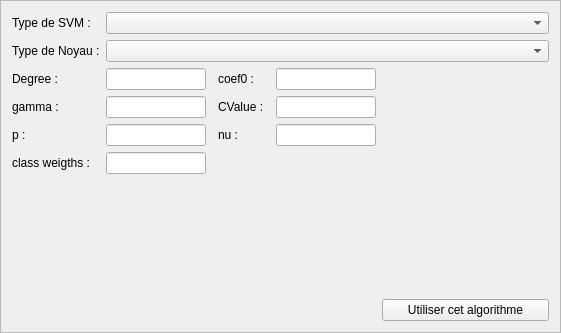
<?xml version="1.0" encoding="UTF-8"?>
<ui version="4.0">
 <class>Frame</class>
 <widget class="QFrame" name="Frame">
  <property name="geometry">
   <rect>
    <x>0</x>
    <y>0</y>
    <width>561</width>
    <height>333</height>
   </rect>
  </property>
  <property name="windowTitle">
   <string>Frame</string>
  </property>
  <property name="frameShape">
   <enum>QFrame::StyledPanel</enum>
  </property>
  <property name="frameShadow">
   <enum>QFrame::Raised</enum>
  </property>
  <layout class="QGridLayout" name="gridLayout">
   <item row="2" column="5">
    <widget class="QLineEdit" name="txt_coef0">
     <property name="maximumSize">
      <size>
       <width>100</width>
       <height>16777215</height>
      </size>
     </property>
    </widget>
   </item>
   <item row="4" column="6">
    <spacer name="horizontalSpacer_3">
     <property name="orientation">
      <enum>Qt::Horizontal</enum>
     </property>
     <property name="sizeHint" stdset="0">
      <size>
       <width>40</width>
       <height>20</height>
      </size>
     </property>
    </spacer>
   </item>
   <item row="5" column="6">
    <spacer name="horizontalSpacer_4">
     <property name="orientation">
      <enum>Qt::Horizontal</enum>
     </property>
     <property name="sizeHint" stdset="0">
      <size>
       <width>40</width>
       <height>20</height>
      </size>
     </property>
    </spacer>
   </item>
   <item row="7" column="6">
    <widget class="QPushButton" name="btn_use_algo">
     <property name="text">
      <string>Utiliser cet algorithme</string>
     </property>
    </widget>
   </item>
   <item row="3" column="0">
    <widget class="QLabel" name="label_4">
     <property name="text">
      <string>gamma :</string>
     </property>
    </widget>
   </item>
   <item row="3" column="5">
    <widget class="QLineEdit" name="txt_cvalue">
     <property name="maximumSize">
      <size>
       <width>100</width>
       <height>16777215</height>
      </size>
     </property>
    </widget>
   </item>
   <item row="0" column="0">
    <widget class="QLabel" name="label_3">
     <property name="text">
      <string>Type de SVM :</string>
     </property>
    </widget>
   </item>
   <item row="3" column="3">
    <widget class="QLabel" name="label_6">
     <property name="maximumSize">
      <size>
       <width>100</width>
       <height>16777215</height>
      </size>
     </property>
     <property name="text">
      <string>CValue :</string>
     </property>
    </widget>
   </item>
   <item row="4" column="3">
    <widget class="QLabel" name="label_7">
     <property name="maximumSize">
      <size>
       <width>100</width>
       <height>16777215</height>
      </size>
     </property>
     <property name="text">
      <string>nu :</string>
     </property>
    </widget>
   </item>
   <item row="0" column="1" colspan="6">
    <widget class="QComboBox" name="type_svm"/>
   </item>
   <item row="6" column="1">
    <spacer name="verticalSpacer_2">
     <property name="orientation">
      <enum>Qt::Vertical</enum>
     </property>
     <property name="sizeHint" stdset="0">
      <size>
       <width>20</width>
       <height>40</height>
      </size>
     </property>
    </spacer>
   </item>
   <item row="2" column="1">
    <widget class="QLineEdit" name="txt_degree">
     <property name="maximumSize">
      <size>
       <width>100</width>
       <height>16777215</height>
      </size>
     </property>
    </widget>
   </item>
   <item row="2" column="0">
    <widget class="QLabel" name="label_2">
     <property name="text">
      <string>Degree :</string>
     </property>
    </widget>
   </item>
   <item row="1" column="0">
    <widget class="QLabel" name="label">
     <property name="text">
      <string>Type de Noyau :</string>
     </property>
    </widget>
   </item>
   <item row="3" column="1">
    <widget class="QLineEdit" name="txt_gamma">
     <property name="maximumSize">
      <size>
       <width>100</width>
       <height>16777215</height>
      </size>
     </property>
    </widget>
   </item>
   <item row="2" column="6">
    <spacer name="horizontalSpacer">
     <property name="orientation">
      <enum>Qt::Horizontal</enum>
     </property>
     <property name="sizeHint" stdset="0">
      <size>
       <width>40</width>
       <height>20</height>
      </size>
     </property>
    </spacer>
   </item>
   <item row="4" column="1">
    <widget class="QLineEdit" name="txt_p">
     <property name="maximumSize">
      <size>
       <width>100</width>
       <height>16777215</height>
      </size>
     </property>
    </widget>
   </item>
   <item row="3" column="6">
    <spacer name="horizontalSpacer_2">
     <property name="orientation">
      <enum>Qt::Horizontal</enum>
     </property>
     <property name="sizeHint" stdset="0">
      <size>
       <width>40</width>
       <height>20</height>
      </size>
     </property>
    </spacer>
   </item>
   <item row="4" column="0">
    <widget class="QLabel" name="label_9">
     <property name="text">
      <string>p :</string>
     </property>
    </widget>
   </item>
   <item row="4" column="5">
    <widget class="QLineEdit" name="txt_nu">
     <property name="maximumSize">
      <size>
       <width>100</width>
       <height>16777215</height>
      </size>
     </property>
    </widget>
   </item>
   <item row="2" column="3">
    <widget class="QLabel" name="label_5">
     <property name="maximumSize">
      <size>
       <width>100</width>
       <height>16777215</height>
      </size>
     </property>
     <property name="text">
      <string>coef0 :</string>
     </property>
    </widget>
   </item>
   <item row="5" column="0">
    <widget class="QLabel" name="label_8">
     <property name="maximumSize">
      <size>
       <width>100</width>
       <height>16777215</height>
      </size>
     </property>
     <property name="text">
      <string>class weigths :</string>
     </property>
    </widget>
   </item>
   <item row="5" column="1">
    <widget class="QLineEdit" name="txt_weights">
     <property name="maximumSize">
      <size>
       <width>100</width>
       <height>16777215</height>
      </size>
     </property>
    </widget>
   </item>
   <item row="1" column="1" colspan="6">
    <widget class="QComboBox" name="type_noyau"/>
   </item>
  </layout>
 </widget>
 <resources/>
 <connections/>
</ui>
